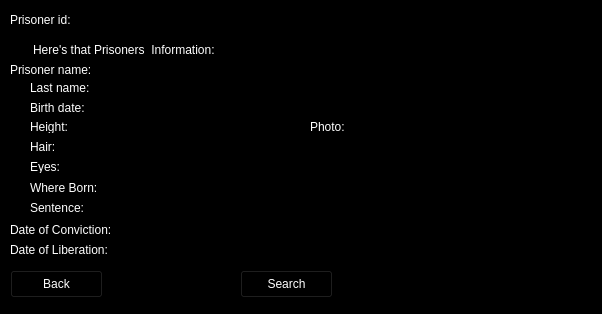
<?xml version="1.0" encoding="UTF-8"?>
<ui version="4.0">
 <class>Form</class>
 <widget class="QWidget" name="Form">
  <property name="geometry">
   <rect>
    <x>0</x>
    <y>0</y>
    <width>602</width>
    <height>314</height>
   </rect>
  </property>
  <property name="windowTitle">
   <string>Form</string>
  </property>
  <property name="styleSheet">
   <string notr="true">background-color: rgb(0, 0, 0);
color: rgb(255, 255, 255);</string>
  </property>
  <widget class="QLabel" name="label">
   <property name="geometry">
    <rect>
     <x>10</x>
     <y>10</y>
     <width>71</width>
     <height>20</height>
    </rect>
   </property>
   <property name="text">
    <string>Prisoner id:</string>
   </property>
  </widget>
  <widget class="QLabel" name="label_6">
   <property name="geometry">
    <rect>
     <x>30</x>
     <y>140</y>
     <width>47</width>
     <height>13</height>
    </rect>
   </property>
   <property name="text">
    <string>Hair:</string>
   </property>
  </widget>
  <widget class="QLabel" name="label_7">
   <property name="geometry">
    <rect>
     <x>310</x>
     <y>120</y>
     <width>47</width>
     <height>13</height>
    </rect>
   </property>
   <property name="text">
    <string>Photo:</string>
   </property>
  </widget>
  <widget class="QLabel" name="label_2">
   <property name="geometry">
    <rect>
     <x>10</x>
     <y>60</y>
     <width>91</width>
     <height>20</height>
    </rect>
   </property>
   <property name="text">
    <string>Prisoner name:</string>
   </property>
  </widget>
  <widget class="QLabel" name="label_3">
   <property name="geometry">
    <rect>
     <x>30</x>
     <y>80</y>
     <width>61</width>
     <height>16</height>
    </rect>
   </property>
   <property name="text">
    <string>Last name:</string>
   </property>
  </widget>
  <widget class="QLineEdit" name="prisonerID_lineEdit">
   <property name="geometry">
    <rect>
     <x>80</x>
     <y>10</y>
     <width>191</width>
     <height>20</height>
    </rect>
   </property>
  </widget>
  <widget class="QLabel" name="label_10">
   <property name="geometry">
    <rect>
     <x>30</x>
     <y>200</y>
     <width>81</width>
     <height>16</height>
    </rect>
   </property>
   <property name="text">
    <string>Sentence:</string>
   </property>
  </widget>
  <widget class="QLabel" name="label_5">
   <property name="geometry">
    <rect>
     <x>30</x>
     <y>120</y>
     <width>47</width>
     <height>13</height>
    </rect>
   </property>
   <property name="text">
    <string>Height:</string>
   </property>
  </widget>
  <widget class="QLabel" name="label_11">
   <property name="geometry">
    <rect>
     <x>10</x>
     <y>220</y>
     <width>121</width>
     <height>20</height>
    </rect>
   </property>
   <property name="text">
    <string>Date of Conviction:</string>
   </property>
  </widget>
  <widget class="QLabel" name="label_12">
   <property name="geometry">
    <rect>
     <x>10</x>
     <y>240</y>
     <width>111</width>
     <height>20</height>
    </rect>
   </property>
   <property name="text">
    <string>Date of Liberation:</string>
   </property>
  </widget>
  <widget class="QLabel" name="label_4">
   <property name="geometry">
    <rect>
     <x>30</x>
     <y>100</y>
     <width>61</width>
     <height>16</height>
    </rect>
   </property>
   <property name="text">
    <string>Birth date:</string>
   </property>
  </widget>
  <widget class="QLabel" name="label_9">
   <property name="geometry">
    <rect>
     <x>30</x>
     <y>180</y>
     <width>91</width>
     <height>16</height>
    </rect>
   </property>
   <property name="text">
    <string>Where Born:</string>
   </property>
  </widget>
  <widget class="QLabel" name="label_8">
   <property name="geometry">
    <rect>
     <x>30</x>
     <y>160</y>
     <width>47</width>
     <height>13</height>
    </rect>
   </property>
   <property name="text">
    <string>Eyes:</string>
   </property>
  </widget>
  <widget class="QLabel" name="label_13">
   <property name="geometry">
    <rect>
     <x>20</x>
     <y>40</y>
     <width>211</width>
     <height>20</height>
    </rect>
   </property>
   <property name="text">
    <string>Here's that Prisoners  Information: </string>
   </property>
   <property name="alignment">
    <set>Qt::AlignCenter</set>
   </property>
  </widget>
  <widget class="QLabel" name="searchName">
   <property name="geometry">
    <rect>
     <x>140</x>
     <y>60</y>
     <width>111</width>
     <height>16</height>
    </rect>
   </property>
   <property name="text">
    <string/>
   </property>
  </widget>
  <widget class="QLabel" name="lastNamesearch">
   <property name="geometry">
    <rect>
     <x>140</x>
     <y>80</y>
     <width>111</width>
     <height>16</height>
    </rect>
   </property>
   <property name="text">
    <string/>
   </property>
  </widget>
  <widget class="QLabel" name="searchBirthdate">
   <property name="geometry">
    <rect>
     <x>140</x>
     <y>100</y>
     <width>111</width>
     <height>16</height>
    </rect>
   </property>
   <property name="text">
    <string/>
   </property>
  </widget>
  <widget class="QLabel" name="searchFeet">
   <property name="geometry">
    <rect>
     <x>140</x>
     <y>120</y>
     <width>61</width>
     <height>16</height>
    </rect>
   </property>
   <property name="text">
    <string/>
   </property>
  </widget>
  <widget class="QLabel" name="searchInches">
   <property name="geometry">
    <rect>
     <x>200</x>
     <y>120</y>
     <width>51</width>
     <height>16</height>
    </rect>
   </property>
   <property name="text">
    <string/>
   </property>
  </widget>
  <widget class="QLabel" name="searchHair">
   <property name="geometry">
    <rect>
     <x>140</x>
     <y>140</y>
     <width>111</width>
     <height>16</height>
    </rect>
   </property>
   <property name="text">
    <string/>
   </property>
  </widget>
  <widget class="QLabel" name="searchEyes">
   <property name="geometry">
    <rect>
     <x>140</x>
     <y>160</y>
     <width>111</width>
     <height>16</height>
    </rect>
   </property>
   <property name="text">
    <string/>
   </property>
  </widget>
  <widget class="QLabel" name="searchBirthPlace">
   <property name="geometry">
    <rect>
     <x>140</x>
     <y>180</y>
     <width>111</width>
     <height>16</height>
    </rect>
   </property>
   <property name="text">
    <string/>
   </property>
  </widget>
  <widget class="QLabel" name="searchSentence">
   <property name="geometry">
    <rect>
     <x>140</x>
     <y>200</y>
     <width>111</width>
     <height>16</height>
    </rect>
   </property>
   <property name="text">
    <string/>
   </property>
  </widget>
  <widget class="QLabel" name="searchConviction">
   <property name="geometry">
    <rect>
     <x>140</x>
     <y>220</y>
     <width>111</width>
     <height>16</height>
    </rect>
   </property>
   <property name="text">
    <string/>
   </property>
  </widget>
  <widget class="QLabel" name="searchLiberation">
   <property name="geometry">
    <rect>
     <x>140</x>
     <y>240</y>
     <width>111</width>
     <height>16</height>
    </rect>
   </property>
   <property name="text">
    <string/>
   </property>
  </widget>
  <widget class="QPushButton" name="pushButton">
   <property name="geometry">
    <rect>
     <x>10</x>
     <y>270</y>
     <width>93</width>
     <height>28</height>
    </rect>
   </property>
   <property name="text">
    <string>Back</string>
   </property>
  </widget>
  <widget class="QLabel" name="image_label">
   <property name="geometry">
    <rect>
     <x>370</x>
     <y>20</y>
     <width>201</width>
     <height>201</height>
    </rect>
   </property>
   <property name="cursor">
    <cursorShape>PointingHandCursor</cursorShape>
   </property>
   <property name="text">
    <string/>
   </property>
   <property name="pixmap">
    <pixmap>../../../Downloads/no-image.png</pixmap>
   </property>
   <property name="scaledContents">
    <bool>true</bool>
   </property>
  </widget>
  <widget class="QPushButton" name="fill_the_fields_button">
   <property name="geometry">
    <rect>
     <x>240</x>
     <y>270</y>
     <width>93</width>
     <height>28</height>
    </rect>
   </property>
   <property name="text">
    <string>Search</string>
   </property>
  </widget>
 </widget>
 <resources/>
 <connections>
  <connection>
   <sender>pushButton</sender>
   <signal>clicked()</signal>
   <receiver>Form</receiver>
   <slot>hide()</slot>
   <hints>
    <hint type="sourcelabel">
     <x>95</x>
     <y>282</y>
    </hint>
    <hint type="destinationlabel">
     <x>141</x>
     <y>312</y>
    </hint>
   </hints>
  </connection>
  <connection>
   <sender>fill_the_fields_button</sender>
   <signal>clicked()</signal>
   <receiver>Form</receiver>
   <slot>search_prisoner()</slot>
   <hints>
    <hint type="sourcelabel">
     <x>298</x>
     <y>289</y>
    </hint>
    <hint type="destinationlabel">
     <x>375</x>
     <y>288</y>
    </hint>
   </hints>
  </connection>
  <connection>
   <sender>fill_the_fields_button</sender>
   <signal>clicked()</signal>
   <receiver>Form</receiver>
   <slot>fill_the_fields()</slot>
   <hints>
    <hint type="sourcelabel">
     <x>311</x>
     <y>274</y>
    </hint>
    <hint type="destinationlabel">
     <x>401</x>
     <y>267</y>
    </hint>
   </hints>
  </connection>
 </connections>
 <slots>
  <slot>fill_the_fields()</slot>
  <slot>search_prisoner()</slot>
 </slots>
</ui>
